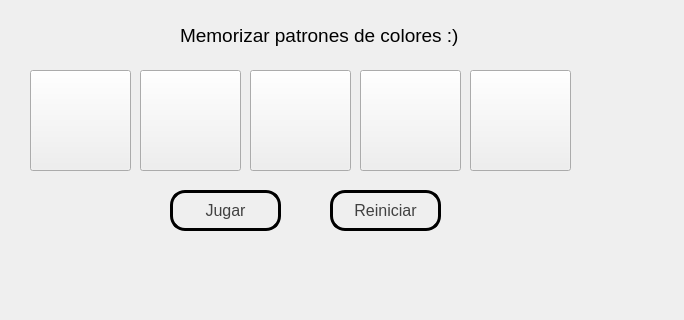
<?xml version="1.0" encoding="UTF-8"?>
<ui version="4.0">
 <class>MainWindow</class>
 <widget class="QMainWindow" name="MainWindow">
  <property name="geometry">
   <rect>
    <x>0</x>
    <y>0</y>
    <width>684</width>
    <height>320</height>
   </rect>
  </property>
  <property name="windowTitle">
   <string>MainWindow</string>
  </property>
  <property name="styleSheet">
   <string notr="true">border-color: qlineargradient(spread:pad, x1:0, y1:0, x2:1, y2:0, stop:0 rgba(0, 0, 0, 255), stop:1 rgba(255, 255, 255, 255));
background-image: url(:/Logos/logoprogramador.jpeg);</string>
  </property>
  <widget class="QWidget" name="centralwidget">
   <widget class="QPushButton" name="btn_jugar">
    <property name="geometry">
     <rect>
      <x>170</x>
      <y>190</y>
      <width>111</width>
      <height>41</height>
     </rect>
    </property>
    <property name="font">
     <font>
      <pointsize>12</pointsize>
     </font>
    </property>
    <property name="styleSheet">
     <string notr="true">border: 3px solid black;
color: rgb(65, 65, 65);
border-radius: 15px;
</string>
    </property>
    <property name="text">
     <string>Jugar</string>
    </property>
   </widget>
   <widget class="QPushButton" name="btn_1">
    <property name="geometry">
     <rect>
      <x>30</x>
      <y>70</y>
      <width>101</width>
      <height>101</height>
     </rect>
    </property>
    <property name="styleSheet">
     <string notr="true"/>
    </property>
    <property name="text">
     <string/>
    </property>
   </widget>
   <widget class="QPushButton" name="btn_2">
    <property name="geometry">
     <rect>
      <x>140</x>
      <y>70</y>
      <width>101</width>
      <height>101</height>
     </rect>
    </property>
    <property name="styleSheet">
     <string notr="true"/>
    </property>
    <property name="text">
     <string/>
    </property>
   </widget>
   <widget class="QPushButton" name="btn_3">
    <property name="geometry">
     <rect>
      <x>250</x>
      <y>70</y>
      <width>101</width>
      <height>101</height>
     </rect>
    </property>
    <property name="styleSheet">
     <string notr="true"/>
    </property>
    <property name="text">
     <string/>
    </property>
   </widget>
   <widget class="QPushButton" name="btn_4">
    <property name="geometry">
     <rect>
      <x>360</x>
      <y>70</y>
      <width>101</width>
      <height>101</height>
     </rect>
    </property>
    <property name="text">
     <string/>
    </property>
   </widget>
   <widget class="QPushButton" name="btn_5">
    <property name="geometry">
     <rect>
      <x>470</x>
      <y>70</y>
      <width>101</width>
      <height>101</height>
     </rect>
    </property>
    <property name="text">
     <string/>
    </property>
   </widget>
   <widget class="QPushButton" name="btn_reiniciar">
    <property name="geometry">
     <rect>
      <x>330</x>
      <y>190</y>
      <width>111</width>
      <height>41</height>
     </rect>
    </property>
    <property name="font">
     <font>
      <pointsize>12</pointsize>
     </font>
    </property>
    <property name="styleSheet">
     <string notr="true">border: 3px solid black;
color: rgb(65, 65, 65);
border-radius: 15px;
</string>
    </property>
    <property name="text">
     <string>Reiniciar</string>
    </property>
   </widget>
   <widget class="QLabel" name="label">
    <property name="geometry">
     <rect>
      <x>180</x>
      <y>20</y>
      <width>331</width>
      <height>31</height>
     </rect>
    </property>
    <property name="font">
     <font>
      <pointsize>14</pointsize>
     </font>
    </property>
    <property name="text">
     <string>Memorizar patrones de colores :)</string>
    </property>
   </widget>
   <widget class="QLabel" name="label_9">
    <property name="geometry">
     <rect>
      <x>10</x>
      <y>10</y>
      <width>131</width>
      <height>41</height>
     </rect>
    </property>
    <property name="text">
     <string/>
    </property>
    <property name="pixmap">
     <pixmap resource="../../Resource/resource.qrc">:/Logos/uatlogopng.png</pixmap>
    </property>
    <property name="scaledContents">
     <bool>true</bool>
    </property>
   </widget>
   <widget class="QLabel" name="label_7">
    <property name="geometry">
     <rect>
      <x>530</x>
      <y>10</y>
      <width>151</width>
      <height>41</height>
     </rect>
    </property>
    <property name="text">
     <string/>
    </property>
    <property name="pixmap">
     <pixmap resource="../../Resource/resource.qrc">:/Logos/fians.png</pixmap>
    </property>
    <property name="scaledContents">
     <bool>true</bool>
    </property>
   </widget>
   <widget class="QLabel" name="label_3">
    <property name="geometry">
     <rect>
      <x>530</x>
      <y>180</y>
      <width>141</width>
      <height>91</height>
     </rect>
    </property>
    <property name="text">
     <string/>
    </property>
    <property name="pixmap">
     <pixmap resource="../../Resource/resource.qrc">:/Logos/Shelby-Logo.png</pixmap>
    </property>
    <property name="scaledContents">
     <bool>true</bool>
    </property>
   </widget>
   <zorder>btn_jugar</zorder>
   <zorder>btn_1</zorder>
   <zorder>btn_2</zorder>
   <zorder>btn_3</zorder>
   <zorder>btn_4</zorder>
   <zorder>btn_5</zorder>
   <zorder>btn_reiniciar</zorder>
   <zorder>label</zorder>
   <zorder>label_7</zorder>
   <zorder>label_3</zorder>
   <zorder>label_9</zorder>
  </widget>
  <widget class="QMenuBar" name="menubar">
   <property name="geometry">
    <rect>
     <x>0</x>
     <y>0</y>
     <width>684</width>
     <height>26</height>
    </rect>
   </property>
  </widget>
  <widget class="QStatusBar" name="statusbar"/>
 </widget>
 <resources>
  <include location="../../Resource/resource.qrc"/>
  <include location="../../Resource/resource.qrc"/>
 </resources>
 <connections/>
</ui>
